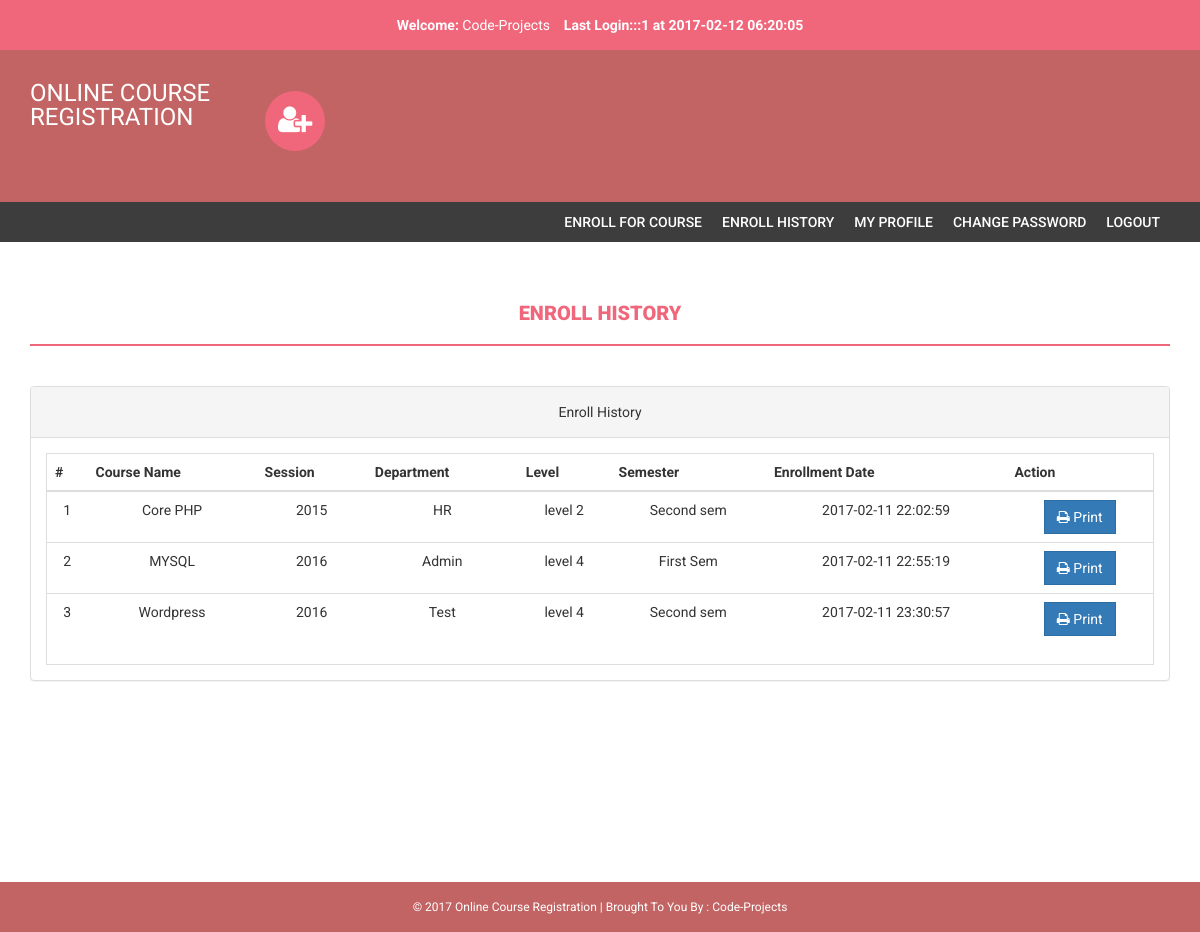
The page /enroll-history.php (signed in) on the database its author committed.
### tables this page shows
CREATE TABLE IF NOT EXISTS `courseenrolls` (
  `id` int(11) NOT NULL,
  `studentRegno` varchar(255) NOT NULL,
  `pincode` varchar(255) NOT NULL,
  `session` int(11) NOT NULL,
  `department` int(11) NOT NULL,
  `level` int(11) NOT NULL,
  `semester` int(11) NOT NULL,
  `course` int(11) NOT NULL,
  `enrollDate` timestamp NOT NULL DEFAULT CURRENT_TIMESTAMP
);

CREATE TABLE IF NOT EXISTS `course` (
  `id` int(11) NOT NULL,
  `courseCode` varchar(255) NOT NULL,
  `courseName` varchar(255) NOT NULL,
  `courseUnit` varchar(255) NOT NULL,
  `noofSeats` int(11) NOT NULL,
  `creationDate` timestamp NOT NULL DEFAULT CURRENT_TIMESTAMP,
  `updationDate` varchar(255) NOT NULL
);

CREATE TABLE IF NOT EXISTS `session` (
  `id` int(11) NOT NULL,
  `session` varchar(255) NOT NULL,
  `creationDate` timestamp NOT NULL DEFAULT CURRENT_TIMESTAMP
);

CREATE TABLE IF NOT EXISTS `department` (
  `id` int(11) NOT NULL,
  `department` varchar(255) NOT NULL,
  `creationDate` timestamp NOT NULL DEFAULT CURRENT_TIMESTAMP
);

CREATE TABLE IF NOT EXISTS `level` (
  `id` int(11) NOT NULL,
  `level` varchar(255) NOT NULL,
  `creationDate` timestamp NOT NULL DEFAULT CURRENT_TIMESTAMP
);

CREATE TABLE IF NOT EXISTS `semester` (
  `id` int(11) NOT NULL,
  `semester` varchar(255) NOT NULL,
  `creationDate` timestamp NOT NULL DEFAULT CURRENT_TIMESTAMP,
  `updationDate` varchar(255) NOT NULL
);

### enroll-history.php (the view, shortened to what this page needs)
<?php
if(strlen($_SESSION['login'])==0)
    {
header('location:index.php');
}
else{
?>
<!DOCTYPE html>
<html xmlns="http://www.w3.org/1999/xhtml">
<head>
    <link href="assets/css/bootstrap.css" rel="stylesheet" />
    <link href="assets/css/font-awesome.css" rel="stylesheet" />
    <link href="assets/css/style.css" rel="stylesheet" />
</head>
<body>
<?php include('includes/header.php');?>
<?php if($_SESSION['login']!="")
{
 include('includes/menubar.php');
}
 ?>
    <div class="content-wrapper">
        <div class="container">
              <div class="row">
                    <div class="col-md-12">
                        <h1 class="page-head-line">Enroll History  </h1>
                    </div>
                </div>
                <div class="row" >
                <div class="col-md-12">
                    <div class="panel panel-default">
                        <div class="panel-heading">
                           Enroll History
                        </div>
                        <div class="panel-body">
                            <div class="table-responsive table-bordered">
                                <table class="table">
                                    <thead>
                                        <tr>
                                            <th>#</th>
                                            <th>Course Name </th>
                                            <th>Session </th>
                                            <th> Department</th>
                                             <th>Level</th>
                                                <th>Semester</th>
                                             <th>Enrollment Date</th>
                                             <th>Action</th>
                                        </tr>
                                    </thead>
                                    <tbody>
<?php
$sql=mysql_query("select courseenrolls.course as cid, course.courseName as courname,session.session as session,department.department as dept,level.level as level,courseenrolls.enrollDate as edate ,semester.semester as sem from courseenrolls join course on course.id=courseenrolls.course join session on session.id=courseenrolls.session join department on department.id=courseenrolls.department join level on level.id=courseenrolls.level  join semester on semester.id=courseenrolls.semester  where courseenrolls.studentRegno='".$_SESSION['login']."'");
$cnt=1;
while($row=mysql_fetch_array($sql))
{
?>
                                        <tr>
                                            <td><?php echo $cnt;?></td>
                                            <td><?php echo htmlentities($row['courname']);?></td>
                                            <td><?php echo htmlentities($row['session']);?></td>
                                            <td><?php echo htmlentities($row['dept']);?></td>
                                            <td><?php echo htmlentities($row['level']);?></td>
                                            <td><?php echo htmlentities($row['sem']);?></td>
                                             <td><?php echo htmlentities($row['edate']);?></td>
                                            <td>
                                            <a href="print.php?id=<?php echo $row['cid']?>" target="_blank">
<button class="btn btn-primary"><i class="fa fa-print "></i> Print</button> </a>
                                            </td>
                                        </tr>
<?php
$cnt++;
} ?>
                                    </tbody>
                                </table>
                            </div>
                        </div>
                    </div>
                </div>
            </div>
        </div>
    </div>
  <?php include('includes/footer.php');?>
</body>
</html>
<?php } ?>

### includes/header.php (shortened to what this page needs)
<?php if($_SESSION['login']!="")
{?>
<header>
        <div class="container">
            <div class="row">
                <div class="col-md-12">
                    <strong>Welcome: </strong><?php echo htmlentities($_SESSION['sname']);?>
                    <strong>Last Login:<?php
        $ret=mysql_query("SELECT  * from userlog where studentRegno='".$_SESSION['login']."' order by id desc limit 1,1");
                    $row=mysql_fetch_array($ret);
                    echo $row['userip']; ?> at <?php echo $row['loginTime'];?></strong>
                </div>
            </div>
        </div>
    </header>
    <?php } ?>
    <div class="navbar navbar-inverse set-radius-zero">
        <div class="container">
            <div class="navbar-header">
                <a class="navbar-brand" href="#" style="color:#fff; font-size:24px;4px; line-height:24px; ">
                   ONLINE COURSE   REGISTRATION
                </a>
            </div>
            <div class="left-div">
                <i class="fa fa-user-plus login-icon" ></i>
        </div>
            </div>
        </div>

### includes/menubar.php
<section class="menu-section">
        <div class="container">
            <div class="row">
                <div class="col-md-12">
                    <div class="navbar-collapse collapse ">
                        <ul id="menu-top" class="nav navbar-nav navbar-right">
                             <li><a href="pincode-verification.php">Enroll for Course </a></li>
                             <li><a href="enroll-history.php">Enroll History  </a></li>
                              <li><a href="my-profile.php">My Profile</a></li>
                               <li><a href="change-password.php">Change Password</a></li>
                            <li><a href="logout.php">Logout</a></li>
                        </ul>
                    </div>
                </div>
            </div>
        </div>
    </section>

### includes/footer.php (shortened to what this page needs)
<footer>
        <div class="container">
            <div class="row">
                <div class="col-md-12">
                    &copy; 2017 Online Course Registration | Brought To You By : <a href="http://www.code-projects.org" target="_blank">Code-Projects</a>
                </div>
            </div>
        </div>
    </footer>

### assets/css/style.css (style rules this page uses)
body { font-family: 'Roboto', sans-serif; line-height: 30px; }
.set-radius-zero { border-radius: 0px; -moz-border-radius: 0px; -webkit-border-radius: 0px; }
.content-wrapper { margin-top: 40px; min-height: 600px; padding-bottom: 60px; }
.page-head-line { font-weight: 900; padding-bottom: 20px; border-bottom: 2px solid #F0677C; text-transform: uppercase; color: #F0677C; font-size: 20px; margin-bottom: 40px; }
.btn { border-radius: 0px; -webkit-border-radius: 0px; -moz-border-radius: 0px; }
.login-icon { height: 60px; width: 60px; padding: 13px; border-radius: 50%; font-size: 30px; margin-bottom: 20px; color: #fff; text-align: center; cursor:pointer; background-color:#F0677C; -webkit-border-radius:50%; -moz-border-radius:50%; }
header { background-color: #F0677C; color: #fff; padding: 10px; text-align: right; }
.left-div { padding-left: 30px; margin-top: 40px; margin-bottom: 30px; }
.navbar-brand { width: 250px; padding-top: 30px; }
.menu-section { background-color: #3D3D3D; }
#menu-top a { color: #FFF; text-decoration: none; font-weight: 500; padding: 10px 10px 10px 10px; text-transform: uppercase; }
.navbar-inverse { background-color: #C36464; border-color: transparent; }
.navbar { margin-bottom: 0px; }
footer { padding: 10px; color: #fff; font-size: 12px; background-color: #C36464; }
footer a, footer a:hover { color: #fff; text-decoration: none; }

### includes/footer.php (style rules this page uses)
.col-md-12 { text-align: center; }

### rows shown on the page
courseenrolls: course.courseName "Core PHP", session.session "2015", department.department "HR", level.level "level 2", semester.semester "Second sem", enrollDate "2017-02-11 22:02:59"
courseenrolls: course.courseName "MYSQL", session.session "2016", department.department "Admin", level.level "level 4", semester.semester "First Sem", enrollDate "2017-02-11 22:55:19"
courseenrolls: course.courseName "Wordpress", session.session "2016", department.department "Test", level.level "level 4", semester.semester "Second sem", enrollDate "2017-02-11 23:30:57"

### other values the page prints
$_SESSION['sname'] "Code-Projects"
$row['userip'] "::1"
$row['loginTime'] "2017-02-12 06:20:05"
